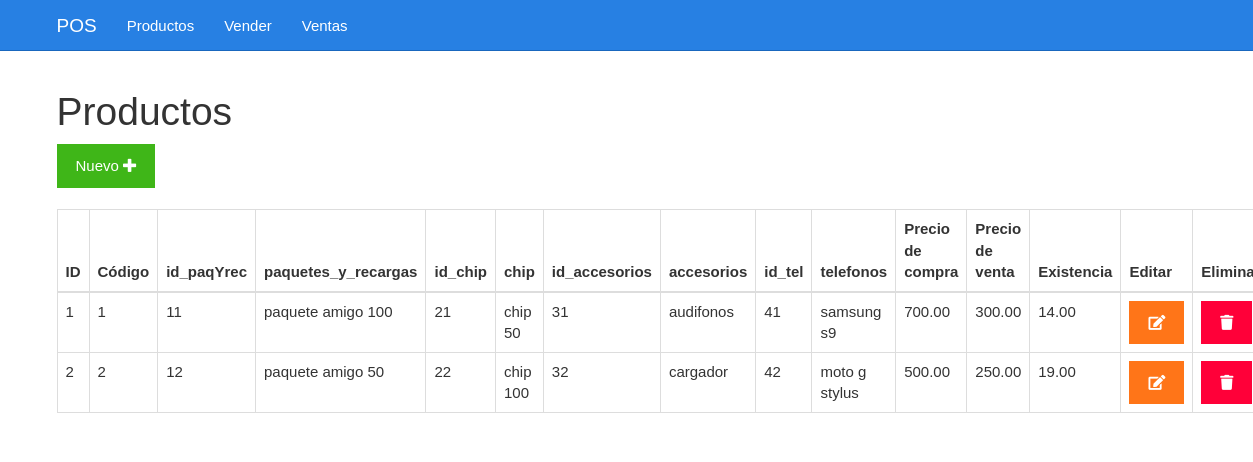
The app's page /listar.php with its own data.
### tables this page shows
CREATE TABLE `tbl_productos` (
  `id` bigint(20) UNSIGNED NOT NULL,
  `codigo` varchar(255) NOT NULL,
  `id_paqYrec` int(10) NOT NULL,
  `paquetes_y_recargas` varchar(100) NOT NULL,
  `id_chip` int(10) NOT NULL,
  `chip` varchar(100) NOT NULL,
  `id_accesorios` int(10) NOT NULL,
  `accesorios` varchar(100) NOT NULL,
  `id_tel` int(10) NOT NULL,
  `telefonos` varchar(100) NOT NULL,
  `precioVenta` decimal(5,2) NOT NULL,
  `precioCompra` decimal(5,2) NOT NULL,
  `existencia` decimal(5,2) NOT NULL
);

### listar.php (the view)
<?php include_once "encabezado.php" ?>
<?php
include_once "base_de_datos.php";
$sentencia = $base_de_datos->query("SELECT * FROM tbl_productos;");
$productos = $sentencia->fetchAll(PDO::FETCH_OBJ);
?>
	<div class="col-xs-12">
		<h1>Productos</h1>
		<div>
			<a class="btn btn-success" href="./formulario.php">Nuevo <i class="fa fa-plus"></i></a>
		</div>
		<br>
		<table class="table table-bordered">
			<thead>
				<tr>
					<th>ID</th>
					<th>Código</th>
					<th>id_paqYrec</th>
					<th>paquetes_y_recargas</th>
					<th>id_chip</th>
					<th>chip</th>
					<th>id_accesorios</th>
					<th>accesorios</th>
					<th>id_tel</th>
					<th>telefonos</th>
					<th>Precio de compra</th>
					<th>Precio de venta</th>
					<th>Existencia</th>
					<th>Editar</th>
					<th>Eliminar</th>
				</tr>
			</thead>
			<tbody>
				<?php foreach($productos as $producto){ ?>
				<tr>
					<td><?php echo $producto->id ?></td>
					<td><?php echo $producto->codigo ?></td>
					<td><?php echo $producto->id_paqYrec ?></td>
					<td><?php echo $producto->paquetes_y_recargas ?></td>
					<td><?php echo $producto->id_chip ?></td>
					<td><?php echo $producto->chip ?></td>
					<td><?php echo $producto->id_accesorios ?></td>
					<td><?php echo $producto->accesorios ?></td>
					<td><?php echo $producto->id_tel ?></td>
					<td><?php echo $producto->telefonos ?></td>
					<td><?php echo $producto->precioCompra ?></td>
					<td><?php echo $producto->precioVenta ?></td>
					<td><?php echo $producto->existencia ?></td>
					<td><a class="btn btn-warning" href="<?php echo "editar.php?id=" . $producto->id?>"><i class="fa fa-edit"></i></a></td>
					<td><a class="btn btn-danger" href="<?php echo "eliminar.php?id=" . $producto->id?>"><i class="fa fa-trash"></i></a></td>
				</tr>
				<?php } ?>
			</tbody>
		</table>
	</div>
<?php include_once "pie.php" ?>

### css/estilo.css (style rules this page uses)
body { padding-top: 70px; }

### records on screen
tbl_productos: id "1", codigo "1", id_paqYrec "11", paquetes_y_recargas "paquete amigo 100", id_chip "21", chip "chip 50", id_accesorios "31", accesorios "audifonos", id_tel "41", telefonos "samsung s9", precioCompra "700.00", precioVenta "300.00", existencia "14.00"
tbl_productos: id "2", codigo "2", id_paqYrec "12", paquetes_y_recargas "paquete amigo 50", id_chip "22", chip "chip 100", id_accesorios "32", accesorios "cargador", id_tel "42", telefonos "moto g stylus", precioCompra "500.00", precioVenta "250.00", existencia "19.00"
